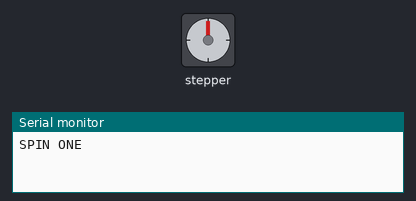
A sketch run on a simulated Arduino Uno, built with avr-gcc and run on an emulated ATmega328P. On the bench: stepper motor, the last lines printed to the serial monitor. Wiring (inferred from the names in the program): stepper motor driver (200 steps per turn assumed): step A4; direction A5.

Above: at 0.05 s.
At 0.35 s:
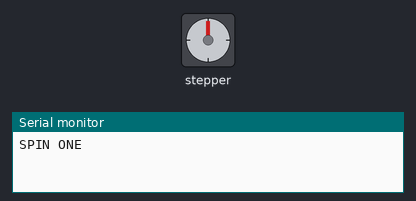
At 2.45 s:
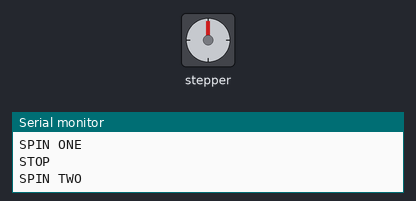
At 4.75 s:
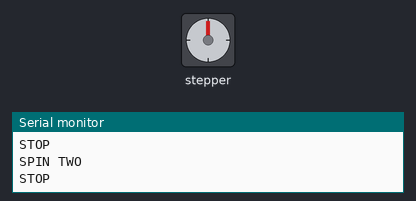
Timing chart, 0 to 6.2 s (numbered marks = the images above):
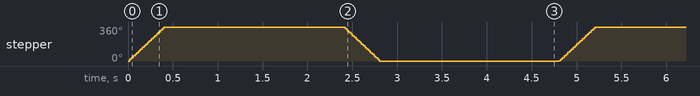

The sketch:

stepperTest.ino
```cpp
const int enPin = 1;
const int dirPin = A5;
const int stepPin = A4;

void setup() {
  Serial.begin(9600);
  // Sets the two pins as Outputs
  pinMode(enPin,OUTPUT);
  pinMode(stepPin,OUTPUT);
  pinMode(dirPin,OUTPUT);
}

void loop() {
  Serial.println("SPIN ONE");
  digitalWrite(enPin, LOW);
  digitalWrite(dirPin,HIGH); // Enables the motor to move in a particular direction
  // Makes 200 pulses for making one full cycle rotation
  for(int x = 0; x < 200; x++) {
    digitalWrite(stepPin,HIGH);
    delayMicroseconds(1000);
    digitalWrite(stepPin,LOW);
    delayMicroseconds(1000);
  }

  digitalWrite(enPin, HIGH);
  Serial.println("STOP");
  delay(2000); // One second delay
  Serial.println("SPIN TWO");

  digitalWrite(enPin, LOW);
  digitalWrite(dirPin,LOW); //Changes the rotations direction
  // Makes 400 pulses for making two full cycle rotation
  for(int x = 0; x < 200; x++) {
    digitalWrite(stepPin,HIGH);
    delayMicroseconds(1000);
    digitalWrite(stepPin,LOW);
    delayMicroseconds(1000);
  }
  digitalWrite(enPin, HIGH);
  Serial.println("STOP");
  delay(2000);
}
```

Measured:
- by itself, stepper: turns 360° clockwise in 0.38 s, then 360° counter-clockwise in 0.40 s, repeating every 4.8 s
